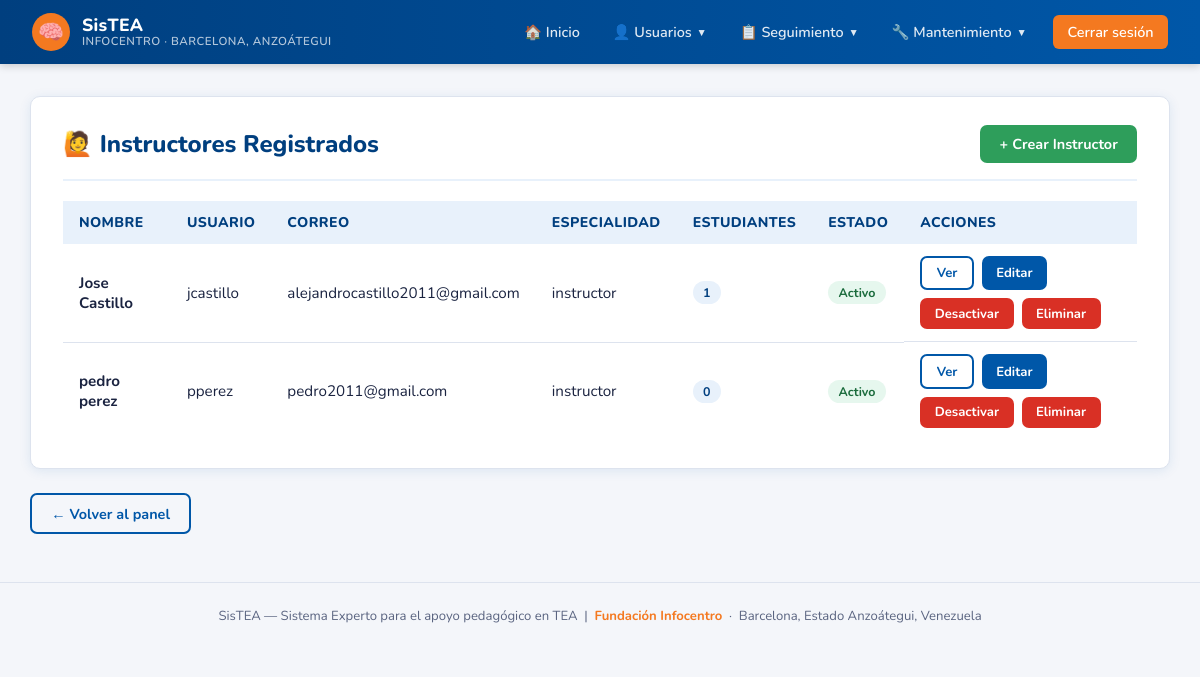
Page /panel/instructores/ (signed in) on the committed database.
### sistex/models.py (models this page shows, shortened)
class Instructor(models.Model):
    usuario = models.OneToOneField(User, on_delete=models.CASCADE)
    telefono = models.CharField(max_length=20, blank=True)
    especialidad = models.CharField(max_length=100, blank=True)
    class Meta:
        verbose_name = "Instructor"
        verbose_name_plural = "Instructores"

### sistex/views.py (the view)
# urls.py: path('panel/instructores/', views.admin_instructores, name='admin_instructores'),
@admin_required
def admin_instructores(request):
    instructores = Instructor.objects.select_related('usuario').all()
    return render(request, 'sistex/admin/instructores.html', {'instructores': instructores})

### sistex/views.py (called while the page is built)
def admin_required(view_func):
    @wraps(view_func)
    def wrapper(request, *args, **kwargs):
        if not request.user.is_authenticated:
            return redirect('login')
        if not request.user.is_staff:
            messages.error(request, 'No tienes permisos para acceder a esa sección.')
            return redirect('dashboard')
        return view_func(request, *args, **kwargs)
    return wrapper

### sistex/templates/sistex/admin/instructores.html (shortened to what this page needs)
{% extends 'sistex/base.html' %}
{% block content %}
<div class="card">
    <div class="card-header">
        <h2>&#128587; Instructores Registrados</h2>
        <a href="{% url 'admin_crear_instructor' %}" class="btn btn-success">+ Crear Instructor</a>
    </div>
    {% if instructores %}
    <table>
        <thead>
            <tr>
                <th>Nombre</th>
                <th>Usuario</th>
                <th>Correo</th>
                <th>Especialidad</th>
                <th>Estudiantes</th>
                <th>Estado</th>
                <th>Acciones</th>
            </tr>
        </thead>
        <tbody>
            {% for inst in instructores %}
            <tr>
                <td><strong>{{ inst.usuario.get_full_name|default:inst.usuario.username }}</strong></td>
                <td>{{ inst.usuario.username }}</td>
                <td>{{ inst.usuario.email|default:"—" }}</td>
                <td>{{ inst.especialidad|default:"—" }}</td>
                <td>
                    <span class="badge" style="background: var(--azul-claro); color: var(--azul-oscuro);">
                        {{ inst.estudiantes.count }}
                    </span>
                </td>
                <td>
                    {% if inst.usuario.is_active %}
                    <span class="badge badge-bajo">Activo</span>
                    {% else %}
                    <span class="badge badge-alto">Inactivo</span>
                    {% endif %}
                </td>
                <td style="display: flex; gap: 0.5rem; flex-wrap: wrap;">
                    <a href="{% url 'admin_detalle_instructor' inst.pk %}" class="btn btn-outline" style="font-size: 0.82rem; padding: 0.4rem 0.9rem;">Ver</a>
                    <a href="{% url 'admin_editar_instructor' inst.pk %}" class="btn" style="font-size: 0.82rem; padding: 0.4rem 0.9rem;">Editar</a>
                    <form method="post" action="{% url 'admin_toggle_instructor' inst.pk %}" style="display:inline;">
                        {% if inst.usuario.is_active %}
                        <button type="submit" class="btn btn-danger" style="font-size: 0.82rem; padding: 0.4rem 0.9rem;">Desactivar</button>
                        {% else %}
                        <button type="submit" class="btn btn-success" style="font-size: 0.82rem; padding: 0.4rem 0.9rem;">Activar</button>
                        {% endif %}
                    </form>
                    <a href="{% url 'admin_eliminar_instructor' inst.pk %}" class="btn btn-danger" style="font-size: 0.82rem; padding: 0.4rem 0.9rem;">Eliminar</a>
                </td>
            </tr>
            {% endfor %}
        </tbody>
    </table>
    {% endif %}
</div>
<a href="{% url 'admin_dashboard' %}" class="btn btn-outline">&#8592; Volver al panel</a>
{% endblock %}

### sistex/templates/sistex/base.html (style rules this page uses)
:root { --azul: #0057A8; --azul-oscuro: #003F7F; --azul-claro: #E8F1FB; --naranja: #F47920; --naranja-hover: #D4661A; --verde: #2E9E5B; --verde-hover: #237A47; --rojo: #D93025; --rojo-hover: #B02519; --gris-bg: #F4F6FA; --gris-borde: #DDE3EE; --texto: #1A2340; --texto-suave: #5A6480; --blanco: #FFFFFF; --sombra: 0 2px 12px rgba(0,87,168,0.10); --radio: 10px; }
* { margin: 0; padding: 0; box-sizing: border-box; }
body { font-family: 'Nunito', 'Segoe UI', sans-serif; background: var(--gris-bg); color: var(--texto); min-height: 100vh; }
.card { background: var(--blanco); border-radius: var(--radio); padding: 1.75rem 2rem; margin-bottom: 1.5rem; box-shadow: var(--sombra); border: 1px solid var(--gris-borde); }
.card-header { display: flex; justify-content: space-between; align-items: center; margin-bottom: 1.25rem; padding-bottom: 1rem; border-bottom: 2px solid var(--azul-claro); }
.card-header h2, .card-header h3 { color: var(--azul-oscuro); font-weight: 800; }
.btn { display: inline-flex; align-items: center; gap: 0.4rem; padding: 0.55rem 1.2rem; background: var(--azul); color: var(--blanco); text-decoration: none; border-radius: 7px; border: none; cursor: pointer; font-family: 'Nunito', sans-serif; font-weight: 700; font-size: 0.9rem; transition: background 0.2s, transform 0.1s; }
.btn-success { background: var(--verde); }
.btn-danger { background: var(--rojo); }
.btn-outline { background: transparent; color: var(--azul); border: 2px solid var(--azul); }
table { width: 100%; border-collapse: collapse; }
table th { background: var(--azul-claro); color: var(--azul-oscuro); font-weight: 800; padding: 0.75rem 1rem; text-align: left; font-size: 0.88rem; text-transform: uppercase; letter-spacing: 0.4px; }
table td { padding: 0.75rem 1rem; border-bottom: 1px solid var(--gris-borde); font-size: 0.95rem; }
table tbody tr:last-child td { border-bottom: none; }
.badge { display: inline-block; padding: 0.2rem 0.65rem; border-radius: 20px; font-size: 0.78rem; font-weight: 700; }
.badge-bajo { background: #E6F7EE; color: #1A6B3C; }

### rows in the picture
Instructor: usuario.get_full_name "Jose Castillo", usuario.username "jcastillo", usuario.email "alejandrocastillo2011@gmail.com", especialidad "instructor", estudiantes.count "1", shows "Activo", shows "Desactivar"
Instructor: usuario.get_full_name "pedro perez", usuario.username "pperez", usuario.email "pedro2011@gmail.com", especialidad "instructor", estudiantes.count "0", shows "Activo", shows "Desactivar"
